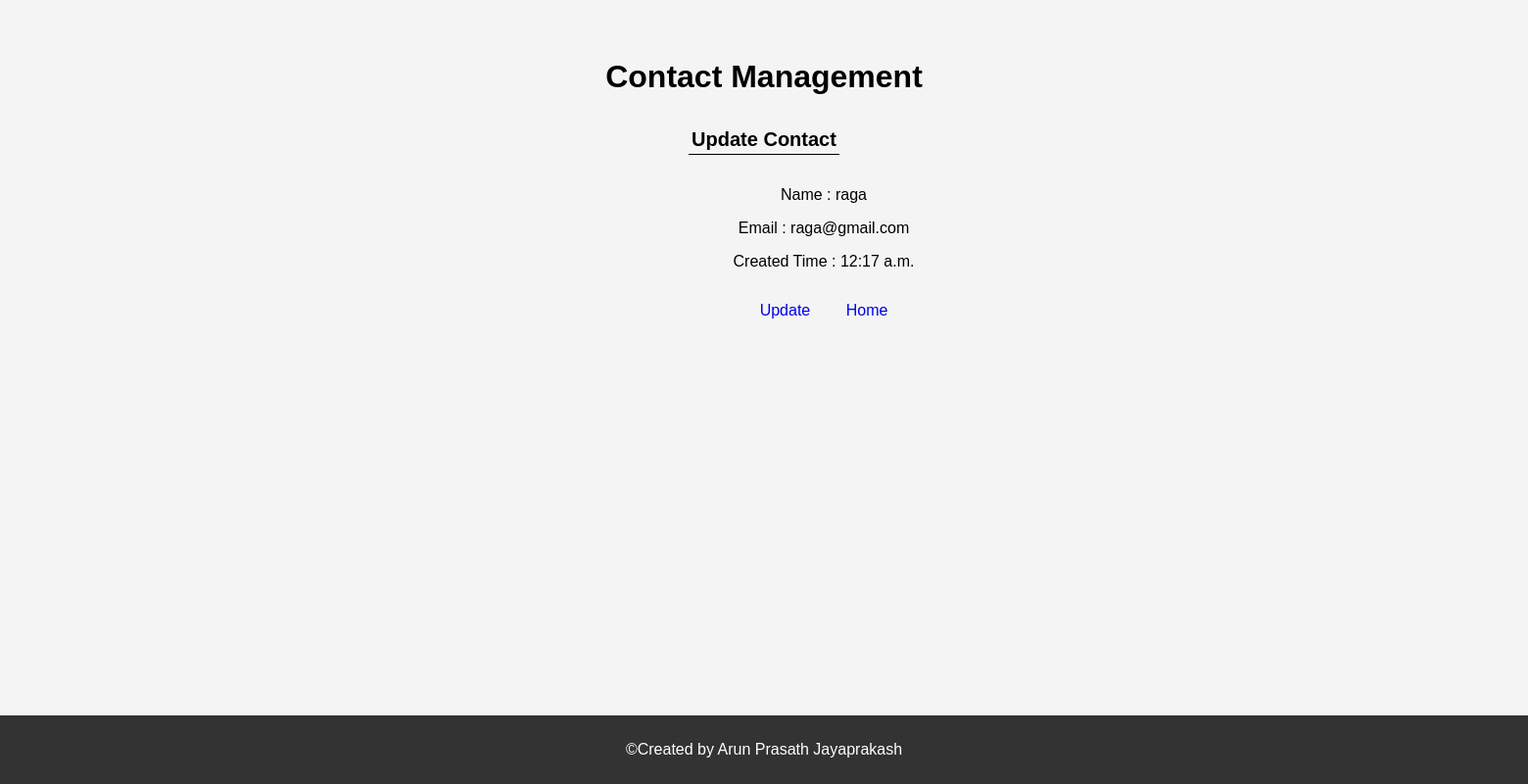
Page /edit/4/ on the committed database.
### website/forms.py (models this page shows)
class Contacts(models.Model):
    name = models.CharField(max_length=30)
    email = models.EmailField(max_length=100)
    notes = models.CharField(max_length=500)
    created_time = models.TimeField(auto_now_add=True)

### website/views.py (the view)
# urls.py: path('edit/<id>/',edit_record,name='edit_value'),
def edit_record(request,id,id_1='False'):
    record = Contacts.objects.get(id=id)
    record_list = [record.id,record.name, record.email, record.created_time]
    if id_1=='True':
        form_data = {'id':record_list[0],'name':record_list[1],'email':record_list[2],'created_time':record_list[3]}
        update_form = UpdateForm(initial=form_data)
        return render(request, 'update_page.html', {'record': update_form})
    return render(request, 'edit_page.html',{'record':record_list})

### website/templates/edit_page.html
{% extends "base_generic_template.html" %}
{% block content %}
{% load static %}
<link rel="stylesheet" href="{% static 'style.css' %}">
<h1 >Contact Management</h1>
  <table class="center">
    <tr >
      <td class="space"><b>Update Contact</b></td>
    </tr>
  </table>
<div style="width:1650px; margin:0 auto;" class="div-button">
    <p>Name : {{record.1}}</p>
    <p>Email : {{record.2}}</p>
  <p>Created Time : {{record.3}}</p>
    <a class="div-button" href="/update/{{record.0}}/True">Update</a>
<a class="div-button" href="/">Home</a>
  </div>
<footer>
  <p>&copy;<a>Created by Arun Prasath Jayaprakash</a></p>
</footer>
{% endblock content %}

### website/static/style.css (style rules this page uses)
body { font-family: Arial, sans-serif; margin: 0; padding: 0; background-color: #f4f4f4; }
h1 { text-align: center; margin-top: 50px; padding: 10px 20px; }
footer { background-color: #333; color: white; text-align: center; padding: 10px 0; position: fixed; bottom: 0; width: 100%; }
.center { margin-left: auto; margin-right: auto; border-bottom: 1px solid black; }
.space { font-size: 20px }
p { text-align: center; }
.div-button { padding:1em; text-align: center; display:inline-block; text-decoration: none !important; -webkit-transition: all 0.2s ease-in-out; -moz-transition: all 0.2s ease-in-out; -ms-transition: all 0.2s ease-in-out; -o-transition: all 0.2s ease-in-out; transition: all 0.2s ease-in-out; }

### website/templates/base_generic_template.html (style rules this page uses)
h1 { text-align: center; }
table { text-align: center; }

### rows in the picture
Contacts: name "raga", email "raga@gmail.com", created_time "12:17 a.m."
